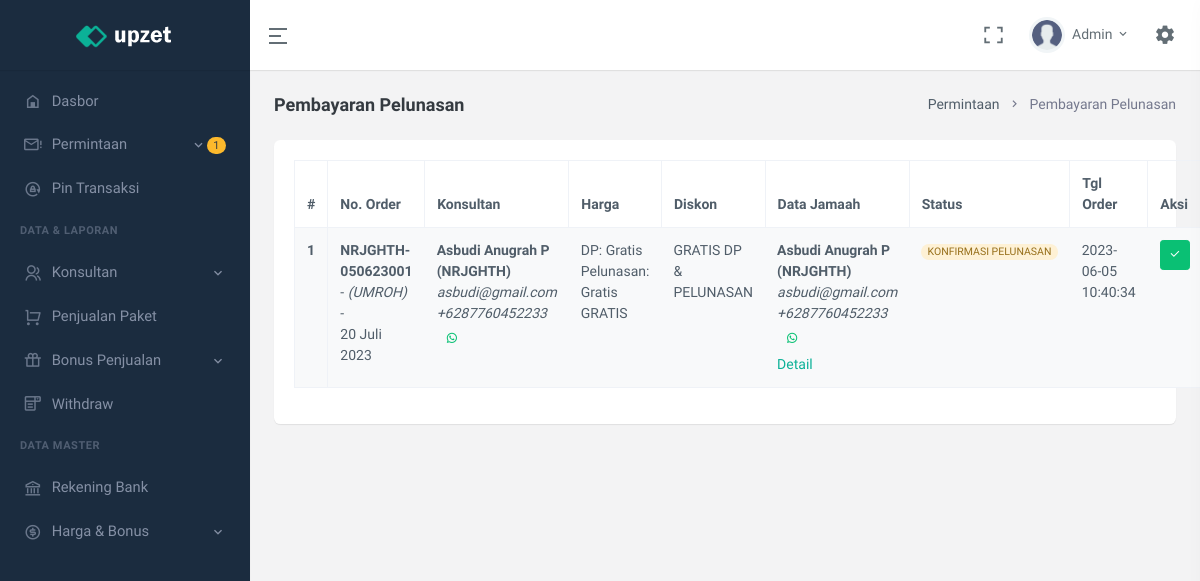
Page /pending-pelunasan.php (signed in) on the earlier database version.
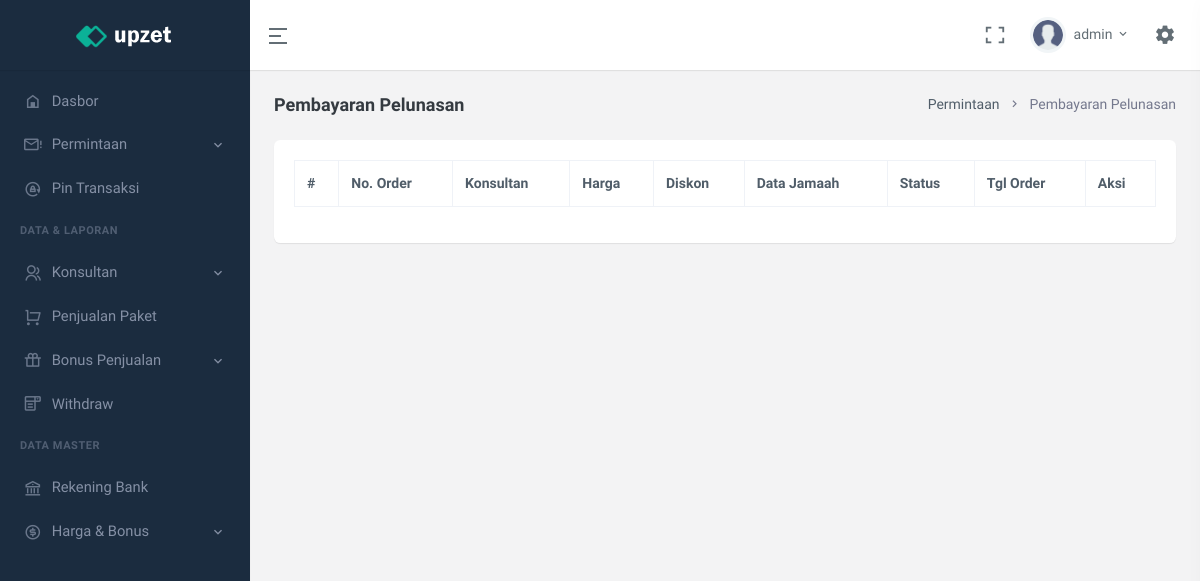
Same page on the later database version.
### tables this page shows
CREATE TABLE `user` (
  `id` int(11) UNSIGNED NOT NULL,
  `code_referral` varchar(7) NOT NULL,
  `email` varchar(250) NOT NULL,
  `name` varchar(25) NOT NULL,
  `no_telpn` varchar(25) NOT NULL,
  `password` text NOT NULL,
  `role_user` enum('ADMIN','OWNER','KONSULTAN') NOT NULL DEFAULT 'KONSULTAN',
  `upline` varchar(7) NOT NULL DEFAULT 'ADMIN',
  `status` enum('AKTIF','TIDAK AKTIF') NOT NULL DEFAULT 'TIDAK AKTIF',
  `join_date` datetime NOT NULL
);

CREATE TABLE `data_penjualan` (
  `id` int(11) UNSIGNED NOT NULL,
  `code_order` varchar(20) NOT NULL,
  `perekrut` varchar(7) NOT NULL,
  `direkrut` varchar(7) NOT NULL,
  `category` enum('UMROH','HAJI') NOT NULL,
  `is_diskon` enum('GRATIS DP & PELUNASAN','GRATIS DP','TIDAK ADA') NOT NULL,
  `uang_muka` double NOT NULL,
  `bukti_tf_uang_muka` text NOT NULL,
  `paket_pelunasan` enum('REGULER','EKSEKUTIF','RAMADHAN','SYAWAL','GRATIS') DEFAULT NULL,
  `uang_pelunasan` double DEFAULT 0,
  `bukti_tf_pelunasan` text DEFAULT NULL,
  `status` enum('PENDING','DITOLAK','MENUNGGU PELUNASAN','MENUNGGU KONFIRMASI PELUNASAN','PELUNASAN DITOLAK','LUNAS') NOT NULL DEFAULT 'PENDING',
  `date` datetime NOT NULL
);

### pending-pelunasan.php (the view, shortened to what the changed rows need)
<?php
    include "config/userLogin.php";
    include "config/pendingPelunasanConfig.php";
?>
<!doctype html>
<html lang="en">
<head>
    <link href="assets/libs/datatables.net-bs4/css/dataTables.bootstrap4.min.css" rel="stylesheet" type="text/css" />
    <link href="assets/libs/datatables.net-buttons-bs4/css/buttons.bootstrap4.min.css" rel="stylesheet"
        type="text/css" />
    <link href="assets/libs/datatables.net-responsive-bs4/css/responsive.bootstrap4.min.css" rel="stylesheet"
        type="text/css" />
    <link href="assets/libs/sweetalert2/sweetalert2.min.css" rel="stylesheet" type="text/css" />
    <link href="assets/css/bootstrap.min.css" id="bootstrap-style" rel="stylesheet" type="text/css" />
    <link href="assets/css/icons.min.css" rel="stylesheet" type="text/css" />
    <link href="assets/css/app.min.css" id="app-style" rel="stylesheet" type="text/css" />
</head>
<body data-sidebar="dark">
    <div id="layout-wrapper">
        <?php include "partial/topBar.php" ?>
        <?php include "partial/sideBar.php" ?>
        <div class="main-content">
            <div class="page-content">
                <div class="container-fluid">
                    <div class="row">
                        <div class="col-12">
                            <div class="page-title-box d-sm-flex align-items-center justify-content-between">
                                <h4 class="mb-sm-0"><?= $title ?></h4>
                                <div class="page-title-right">
                                    <ol class="breadcrumb m-0">
                                        <li class="breadcrumb-item"><a
                                                href="javascript: void(0);"><?= $role_user == "ADMIN" ? "Permintaan" : "Proses Order" ?></a>
                                        </li>
                                        <li class="breadcrumb-item active">
                                            <?= $title ?></li>
                                    </ol>
                                </div>
                            </div>
                        </div>
                    </div>
                    <div class="row">
                        <div class="col-12">
                            <div class="card">
                                <div class="card-body">
                                    <table id="datatable" class="table table-striped dt-responsive table-bordered nowrap" style="border-collapse: collapse; border-spacing: 0; width: 100%;">
                                        <thead>
                                            <tr>
                                                <th>#</th>
                                                <th>No. Order</th>
                                                <?php if($role_user == "ADMIN"){ ?>
                                                    <th>Konsultan</th>
                                                <?php } ?>
                                                <th>Harga</th>
                                                <th>Diskon</th>
                                                <th>Data Jamaah</th>
                                                <th>Status</th>
                                                <th>Tgl Order</th>
                                                <th>Aksi</th>
                                            </tr>
                                        </thead>
                                        <tbody>
                                            <?= dataTable() ?>
                                        </tbody>
                                    </table>
                                </div>
                            </div>
                        </div>
                    </div>
                </div>
            </div>
        </div>
    </div>
</body>
</html>

### partial/topBar.php (shortened to what the changed rows need)
<header id="page-topbar">
    <div class="navbar-header">
        <div class="d-flex">
            <div class="dropdown d-inline-block user-dropdown">
                <button type="button" class="btn header-item waves-effect" id="page-header-user-dropdown"
                    data-bs-toggle="dropdown" aria-haspopup="true" aria-expanded="false">
                    <img class="rounded-circle header-profile-user" src="assets/images/users/avatar-2.png"
                        alt="Header Avatar">
                    <span class="d-none d-xl-inline-block ms-1"><?= explode(" ",$name)[0] ?></span>
                    <i class="mdi mdi-chevron-down d-none d-xl-inline-block"></i>
                </button>
            </div>
        </div>
    </div>
</header>

### partial/sideBar.php (shortened to what the changed rows need)
<?php
    $dataPenjualanClass = new dataPenjualanClass();
    $withdrawClass = new withdrawClass();
?>
<div class="vertical-menu">
    <div data-simplebar class="h-100">
        <div id="sidebar-menu">
            <ul class="metismenu list-unstyled" id="side-menu">
                <?php
                    if($role_user == "ADMIN"){
                        $dataNotif = $dataPenjualanClass->selectDataPenjualan("all");
                        $orderNumPendingNotif = 0;
                        $orderNumPendingPelunansanNotif = 0;
                        foreach($dataNotif['data'] as $row){
                            if($row['status'] == "PENDING"){
                                $orderNumPendingNotif += 1;
                            }elseif($row['status'] == "MENUNGGU KONFIRMASI PELUNASAN"){
                                $orderNumPendingPelunansanNotif += 1;
                            }
                        }
                        $dataWd = $withdrawClass->selectWithdraw("oneCondition", "status", "PENDING");
                        $wdnUMPending = $dataWd['nums'];
                ?>
                    <li>
                        <a href="javascript: void(0);" class="has-arrow waves-effect">
                            <i class="mdi mdi-email-alert-outline"></i>
                            <?php if($orderNumPendingNotif + $orderNumPendingPelunansanNotif + $wdnUMPending > 0){ ?>
                                <span class="badge rounded-pill bg-warning text-dark float-end"><?= $orderNumPendingNotif + $orderNumPendingPelunansanNotif + $wdnUMPending ?></span>
                            <?php } ?>
                            <span>Permintaan</span>
                        </a>
                    </li>
                <?php } ?>
            </ul>
        </div>
    </div>
</div>

### config/pendingPelunasanConfig.php (shortened to what the changed rows need)
<?php
$dataJamaahClass = new dataJamaahClass();
$dataPenjualanClass = new dataPenjualanClass();
$title = $role_user == "ADMIN" ? "Pembayaran Pelunasan" : "Pending Pelunasan";
function dataTable(){
    global $dataPenjualanClass;
    global $role_user;
    $num = 1;
    $data = $dataPenjualanClass->selectDataPenjualan("oneCondition", "perekrut", $_SESSION['id_nrjtour']);
    if($role_user == "ADMIN"){
        $data = $dataPenjualanClass->selectDataPenjualan("all");
    }
    foreach($data['data'] as $row){
        $infoUser = "";
        if($role_user == "ADMIN"){
            $infoUser = '<td>
                            <strong>' . dataUser($row['perekrut'])['name'] . ' (' . $row['perekrut'] . ')</strong><br>
                            <i>' . dataUser($row['perekrut'])['email'] . '</i><br>
                            <i>+62' . dataUser($row['perekrut'])['no_telpn'] . '</i><a href="https://api.whatsapp.com/send?phone=62' . dataUser($row['perekrut'])['no_telpn'] . '" class="btn btn-sm text-success radius-5"><i class="mx-auto ri-whatsapp-line"></i></a><br>
                        </td>';
        }
        $btn = $row['status'] == "MENUNGGU KONFIRMASI PELUNASAN" ? '-,-' : '<a href="#resend' . $row['code_order'] . '" data-bs-toggle="modal" class="btn btn-sm btn-warning"><i class="mx-auto ri-restart-line"></i></a>';
        $show = $row['status'] == "MENUNGGU KONFIRMASI PELUNASAN" || $row['status'] == "PELUNASAN DITOLAK" ? true : false;
        if($role_user == "ADMIN"){
            $btn = '<a href="#confirmDp' . $row['code_order'] . '" data-bs-toggle="modal" class="btn btn-sm btn-success"><i class="mx-auto ri-check-line"></i></a>';
            $show = $row['status'] == "MENUNGGU KONFIRMASI PELUNASAN" ? true : false;
        }
        if($show){
            $dpFee = $row['uang_muka'] > 0 ? "Rp." . number_format($row['uang_muka'],0,",",".") : "Gratis";
            $pelunasanFee = $row['uang_pelunasan'] > 0 ? "Rp." . number_format($row['uang_pelunasan'],0,",",".") : "Gratis";
            echo '<tr>
                    <th> ' . $num++ . ' </th>
                    <td><strong>' . $row['code_order'] . '</strong><br> - <i>(' . $row['category'] . ')</i> - <br>' . dataJamaah($row['code_order'])['tgl_berangkat'] . '</td>
                    ' . $infoUser . '
                    <td>
                        DP: ' . $dpFee . '<br>
                        Pelunasan: ' . $pelunasanFee . '<br>
                        ' . $row['paket_pelunasan'] . '
                    </td>
                    <td> ' . $row['is_diskon'] . ' </td>
                    <td>
                        <strong>' . dataUser($row['direkrut'])['name'] . ' (' . $row['direkrut'] . ')</strong><br>
                        <i>' . dataUser($row['direkrut'])['email'] . '</i><br>
                        <i>+62' . dataUser($row['direkrut'])['no_telpn'] . '</i><a href="https://api.whatsapp.com/send?phone=62' . dataUser($row['direkrut'])['no_telpn'] . '" class="btn btn-sm text-success radius-5"><i class="mx-auto ri-whatsapp-line"></i></a><br>
                        <a href="#detailJamaah' . $row['code_order'] . '" data-bs-toggle="modal">Detail</a>
                    </td>
                    <td>' . colorStatus($row['status']) . '</td>
                    <td>' . $row['date'] . '</td>
                    <td>
                        ' .  $btn . '
                    </td>
                </tr>';
        }
    }
}
function dataJamaah($codeOrder){
    global $dataJamaahClass;
    $data = $dataJamaahClass->selectDataJamaah("oneCondition","code_order",$codeOrder);
    foreach($data['data'] as $row){
        $result['foto_ktp'] = $row['foto_ktp'];
        $result['nik'] = $row['nik'];
        $result['nama'] = $row['nama'];
        $result['tempat_lahir'] = $row['tempat_lahir'];
        $result['tgl_lahir'] = ubahFormatTanggal($row['tgl_lahir']);
        $result['detail_alamat'] = $row['detail_alamat'];
        $result['prov'] = $row['prov'];
        $result['kab_kota'] = $row['kab_kota'];
        $result['kec'] = $row['kec'];
        $result['jk'] = $row['jk'];
        $result['status_perkawinan'] = $row['status_perkawinan'];
        $result['tgl_berangkat'] = ubahFormatTanggal($row['tgl_berangkat']);
    }
    return $result;
}
function ubahFormatTanggal($tanggal){
    $bulan = array(
        1 => 'Januari',
        2 => 'Februari',
        3 => 'Maret',
        4 => 'April',
        5 => 'Mei',
        6 => 'Juni',
        7 => 'Juli',
        8 => 'Agustus',
        9 => 'September',
        10 => 'Oktober',
        11 => 'November',
        12 => 'Desember'
    );
    $tanggalArr = explode('-', $tanggal);
    if(intval($tanggalArr[2]) < 10){
        $tanggalBaru = '0' . intval($tanggalArr[2]) . ' ' . $bulan[intval($tanggalArr[1])] . ' ' . $tanggalArr[0];
    }else{
        $tanggalBaru = intval($tanggalArr[2]) . ' ' . $bulan[intval($tanggalArr[1])] . ' ' . $tanggalArr[0];
    }
    return $tanggalBaru;
}
function colorStatus($txt){
    global $role_user;
    if($txt == "MENUNGGU KONFIRMASI PELUNASAN"){
        $text = $role_user == "ADMIN" ? "KONFIRMASI PELUNASAN" : "PENDING PELUNASAN";
        return '<span class="badge rounded-pill alert-warning">' . $text . '</span>';
    }elseif($txt == "PELUNASAN DITOLAK"){
        return '<span class="badge rounded-pill alert-danger">' . $txt . '</span>';
    }
}
function dataUser($idUser){
    global $userClass;
    $data = $userClass->selectUser("oneCondition","code_referral",$idUser);
    foreach($data['data'] as $row){
        $result['name'] = $row['name'];
        $result['email'] = $row['email'];
        $result['no_telpn'] = $row['no_telpn'];
        $result['status'] = $row['status'];
        $result['upline'] = $row['upline'];
    }
    $result['nums'] = $data['nums'];
    return $result;
}
?>

Differences in the rows shown:
removed data_penjualan: code_order "NRJGHTH-050623001", category "UMROH", tgl_berangkat "20 Juli 2023", perekrut.name "Asbudi Anugrah P", perekrut "NRJGHTH", email "asbudi@gmail.com", no_telpn "87760452233", uang_muka "Gratis", uang_pelunasan "Gratis", paket_pelunasan "GRATIS", is_diskon "GRATIS DP & PELUNASAN", name "Asbudi Anugrah P", direkrut "NRJGHTH", $text "KONFIRMASI PELUNASAN", date "2023-06-05 10:40:34"
changed user "Pembayaran Pelunasan": name "Admin" → "admin"; role_user "1" → (not shown)
